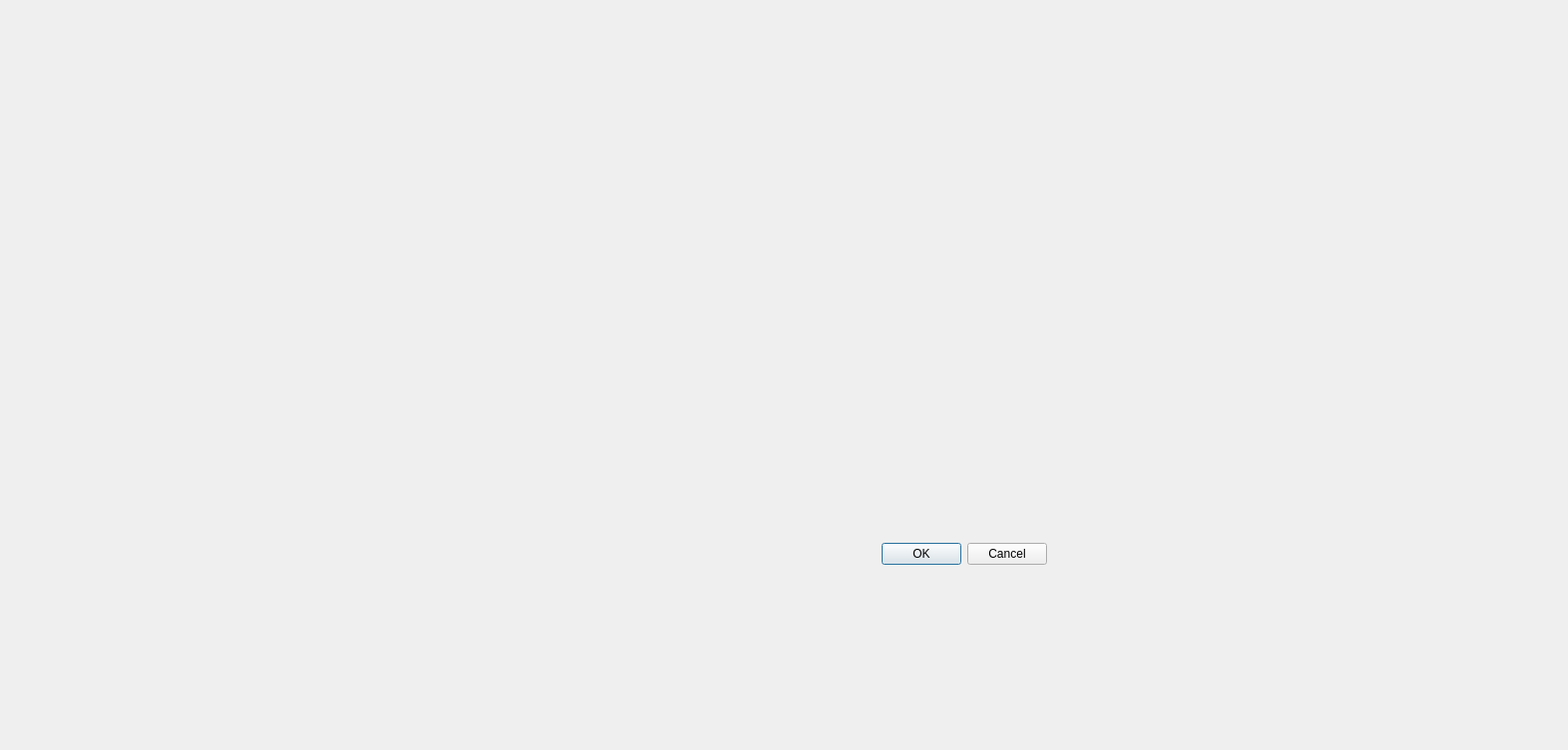
<?xml version="1.0" encoding="UTF-8"?>
<ui version="4.0">
 <class>paiement</class>
 <widget class="QDialog" name="paiement">
  <property name="geometry">
   <rect>
    <x>0</x>
    <y>0</y>
    <width>1574</width>
    <height>753</height>
   </rect>
  </property>
  <property name="windowTitle">
   <string>Dialog</string>
  </property>
  <widget class="QDialogButtonBox" name="buttonBox">
   <property name="geometry">
    <rect>
     <x>710</x>
     <y>540</y>
     <width>341</width>
     <height>32</height>
    </rect>
   </property>
   <property name="orientation">
    <enum>Qt::Orientation::Horizontal</enum>
   </property>
   <property name="standardButtons">
    <set>QDialogButtonBox::StandardButton::Cancel|QDialogButtonBox::StandardButton::Ok</set>
   </property>
  </widget>
 </widget>
 <resources/>
 <connections>
  <connection>
   <sender>buttonBox</sender>
   <signal>accepted()</signal>
   <receiver>paiement</receiver>
   <slot>accept()</slot>
   <hints>
    <hint type="sourcelabel">
     <x>248</x>
     <y>254</y>
    </hint>
    <hint type="destinationlabel">
     <x>157</x>
     <y>274</y>
    </hint>
   </hints>
  </connection>
  <connection>
   <sender>buttonBox</sender>
   <signal>rejected()</signal>
   <receiver>paiement</receiver>
   <slot>reject()</slot>
   <hints>
    <hint type="sourcelabel">
     <x>316</x>
     <y>260</y>
    </hint>
    <hint type="destinationlabel">
     <x>286</x>
     <y>274</y>
    </hint>
   </hints>
  </connection>
 </connections>
</ui>
